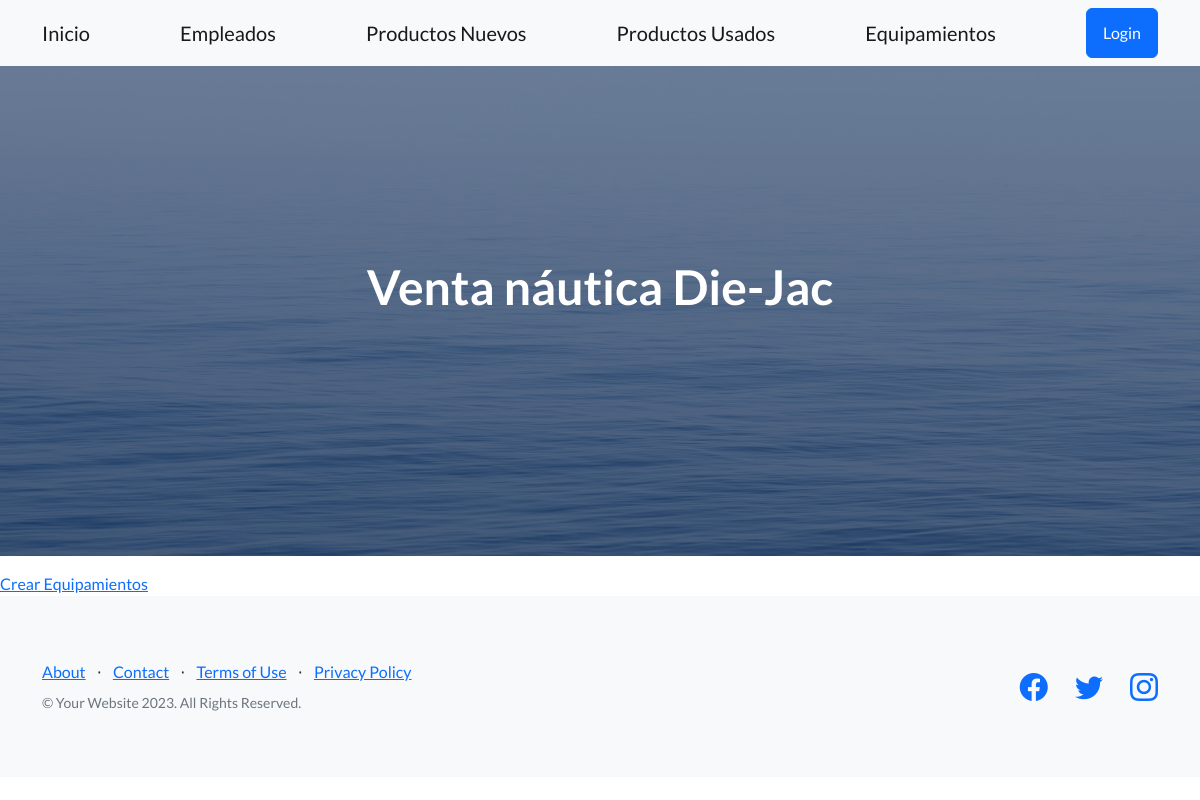
Page /AppProyectoFinal/ListaEquipamiento/ on the earlier database version.
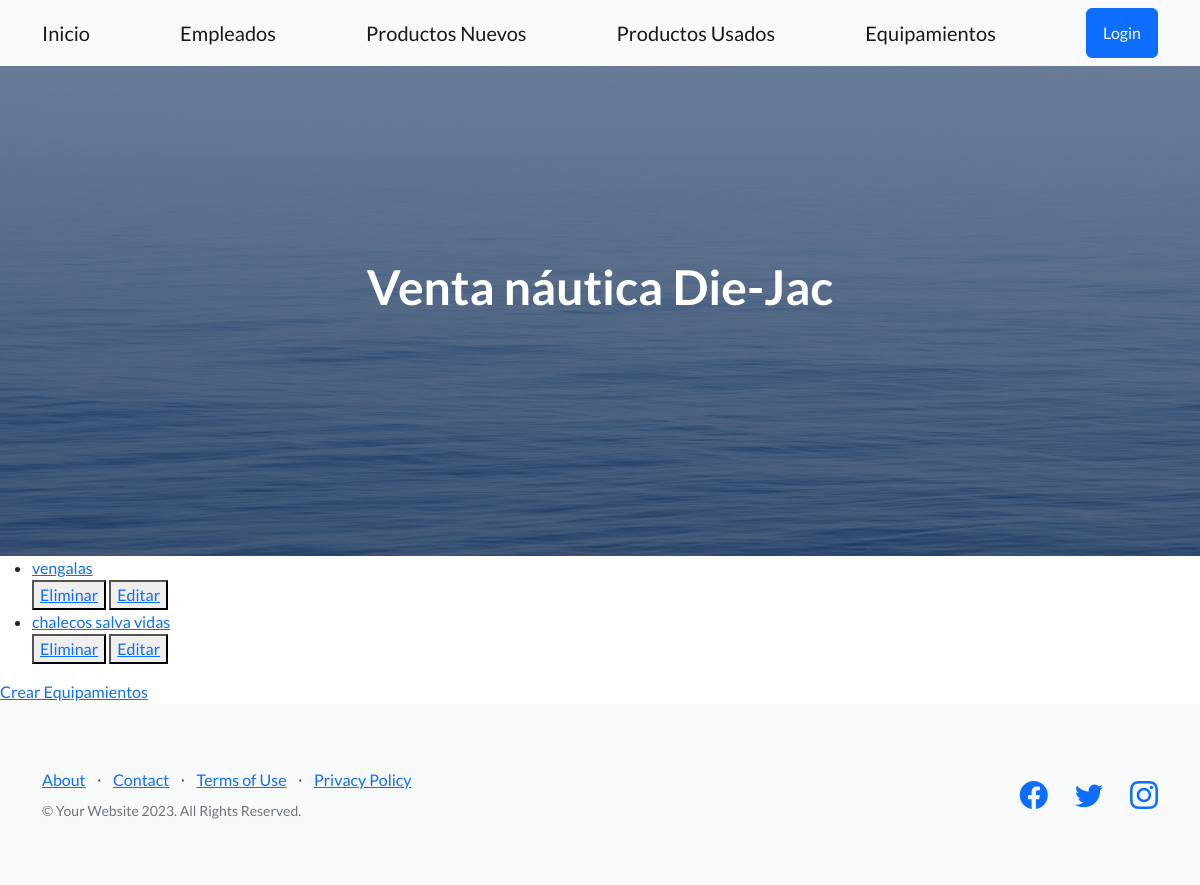
Same page on the later database version.
### AppProyectoFinal/models.py (models this page shows)
class Equipamiento(models.Model):
    Nombre = models.CharField(max_length=50)
    descripcion = models.CharField(max_length=50)
    def __str__(self):
        return f'{self.Nombre}'

### AppProyectoFinal/views.py (the view)
# urls.py: path('ListaEquipamiento/', EquipamientoList.as_view(), name='ListaEquipamiento'),
class EquipamientoList(ListView):
    model = Equipamiento
    template_name = "Equipamiento_list.html"
    context_object_name = "Equipamiento"

### AppProyectoFinal/templates/Equipamiento_list.html
{% extends 'padre.html' %}
{% block ContenidoQueCambia %}
    <ul>
        {% for Equipamientos in Equipamiento %}
            <li>
                <a href="{% url 'DetalleEquipamiento' Equipamientos.id %}">{{ Equipamientos }}</a>
            </li>
            <div>
                <button>
                    <a href="{% url 'EliminarEquipamiento' Equipamientos.id %}">Eliminar</a>
                </button>
                <button>
                    <a href="{% url 'ActualizarEquipamiento' Equipamientos.id %}">Editar</a>
                </button>
            </div>
        {% endfor %}
    </ul>
    <a href="{% url 'CrearEquipamiento' %}">Crear Equipamientos</a>
{% endblock ContenidoQueCambia %}

Differences in the rows shown:
added Equipamiento: Nombre "vengalas"
added Equipamiento: Nombre "chalecos salva vidas"
